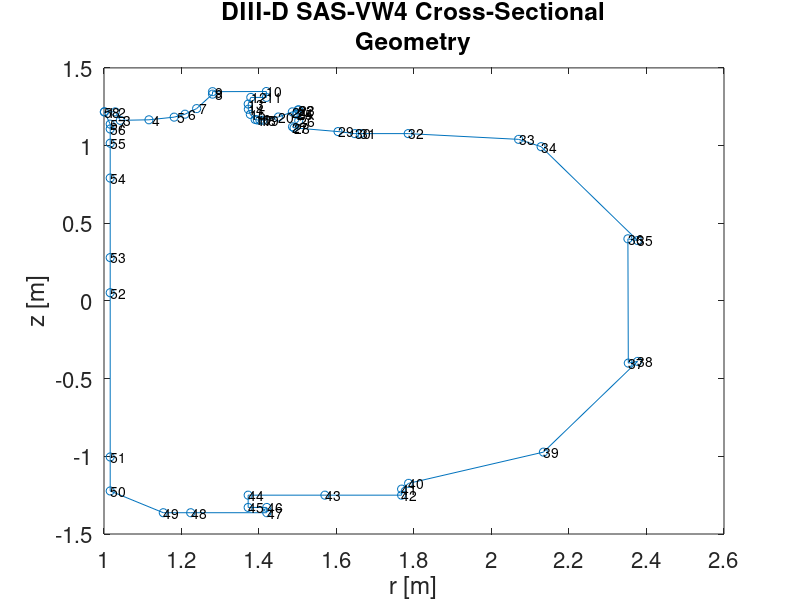

The MATLAB source for this figure:
close all
solps_geom = dlmread('solps_rz.txt')';

% SAVE ALL SAVED PLOTS FROM THIS SCRIPT TO '../../plots'

% order indices
A = dlmread('solps_rz.txt');
A = A(1:end-1,:);
ind = zeros(114/2,1);
i = 0;
for j = [1:114]
    if rem(j,2) ~= 0
        i=i+1;
        ind(i) = j;
    end
end
ind(end+1) = 114;

r = A(ind,1)/1000;
z = A(ind,2)/1000;

figure(1);
axis equal
plot(r,z);
hold on
scatter(r,z);
a = [1:length(r)]'; b = num2str(a); c = cellstr(b);
dx = 0.001; dy = 0.001; % displacement so the text does not overlay the data points
text(r+dx, z+dy, c);
title({'DIII-D SAS-VW4 Cross-Sectional','Geometry'});
xlabel('r [m]')
ylabel('z [m]')
set(gca,'fontsize',16)